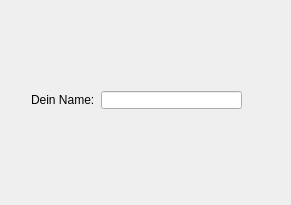
<?xml version="1.0" encoding="UTF-8"?>
<ui version="4.0">
 <class>Widget</class>
 <widget class="QWidget" name="Widget">
  <property name="geometry">
   <rect>
    <x>0</x>
    <y>0</y>
    <width>291</width>
    <height>205</height>
   </rect>
  </property>
  <property name="windowTitle">
   <string>Hallo</string>
  </property>
  <widget class="QWidget" name="">
   <property name="geometry">
    <rect>
     <x>20</x>
     <y>80</y>
     <width>233</width>
     <height>60</height>
    </rect>
   </property>
   <layout class="QVBoxLayout" name="verticalLayout">
    <item>
     <layout class="QHBoxLayout" name="horizontalLayout">
      <item>
       <widget class="QLabel" name="label">
        <property name="text">
         <string>Dein Name:</string>
        </property>
       </widget>
      </item>
      <item>
       <widget class="QLineEdit" name="input"/>
      </item>
     </layout>
    </item>
    <item>
     <widget class="QLabel" name="output">
      <property name="text">
       <string/>
      </property>
     </widget>
    </item>
   </layout>
  </widget>
 </widget>
 <layoutdefault spacing="6" margin="11"/>
 <resources/>
 <connections/>
</ui>
